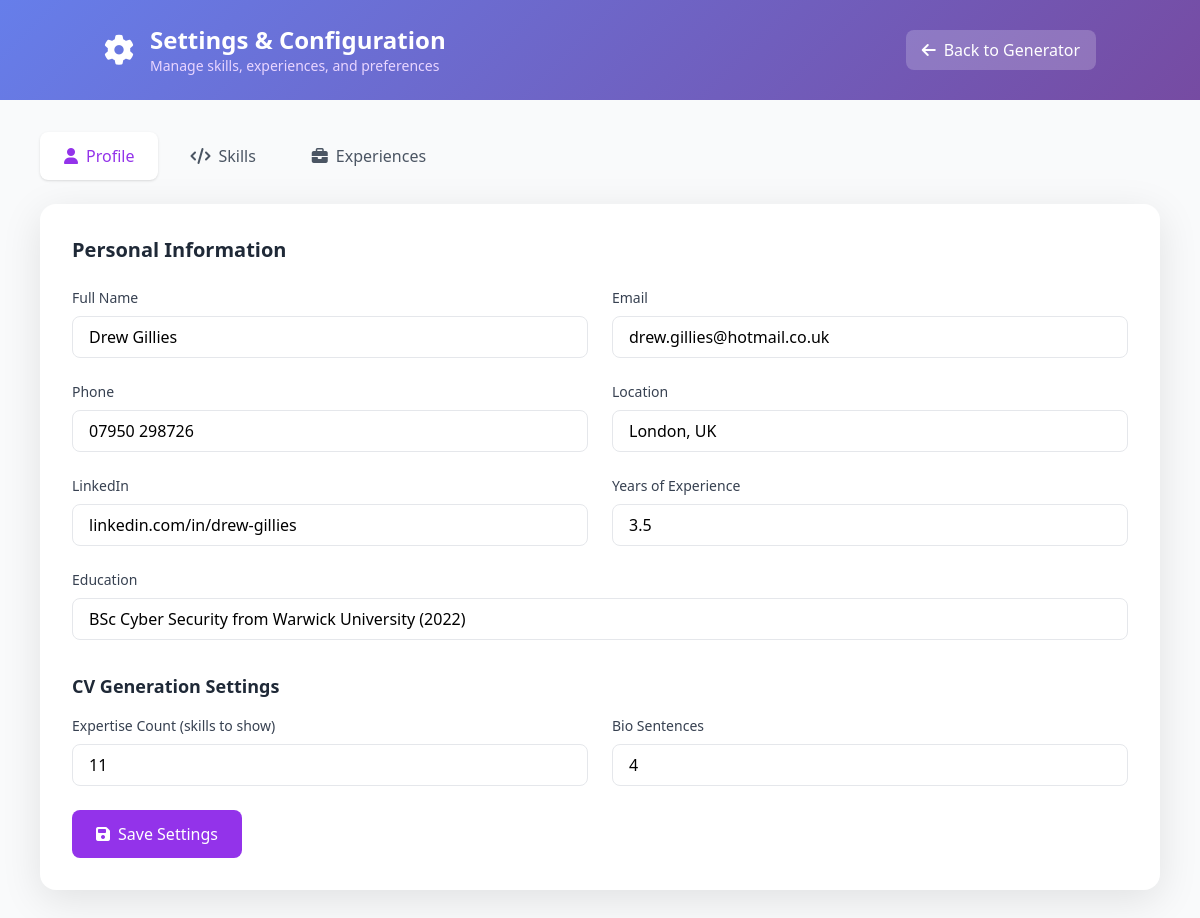
The page /settings on the database its author committed.
### tables this page shows
CREATE TABLE settings (
            key TEXT PRIMARY KEY,
            value TEXT NOT NULL,
            updated_at TIMESTAMP DEFAULT CURRENT_TIMESTAMP
        );

### web_app.py (the view)
@app.route('/settings')
def settings_page():
    settings = get_settings()
    skills = get_all_skills(include_blacklisted=True)
    experiences = get_experiences()
    return render_template('settings.html', settings=settings, skills=skills, experiences=experiences)

### database.py (called while the page is built)
def get_db():
    conn = sqlite3.connect(DATABASE_PATH)
    conn.row_factory = sqlite3.Row
    return conn

def get_all_skills(include_blacklisted=False):
    conn = get_db()
    cursor = conn.cursor()
    if include_blacklisted:
        cursor.execute('SELECT * FROM skills ORDER BY tier, name')
    else:
        cursor.execute('SELECT * FROM skills WHERE is_blacklisted = 0 ORDER BY tier, name')
    skills = cursor.fetchall()
    conn.close()
    grouped = {}
    for skill in skills:
        tier = skill['tier']
        if tier not in grouped:
            grouped[tier] = []
        grouped[tier].append(dict(skill))
    return grouped

def get_experiences():
    conn = get_db()
    cursor = conn.cursor()
    cursor.execute('SELECT * FROM experiences ORDER BY order_index')
    experiences = []
    for exp in cursor.fetchall():
        exp_dict = dict(exp)
        cursor.execute(
            'SELECT * FROM bullet_points WHERE experience_id = ? ORDER BY order_index',
            (exp['id'],)
        )
        exp_dict['bullet_points'] = [dict(bp) for bp in cursor.fetchall()]
        experiences.append(exp_dict)
    conn.close()
    return experiences

def get_settings():
    conn = get_db()
    cursor = conn.cursor()
    cursor.execute('SELECT key, value FROM settings')
    settings = {row['key']: row['value'] for row in cursor.fetchall()}
    conn.close()
    return settings

### templates/settings.html (shortened to what this page needs)
<!DOCTYPE html>
<html lang="en">
<head>
    <script src="https://cdn.tailwindcss.com"></script>
    <link rel="stylesheet" href="https://cdnjs.cloudflare.com/ajax/libs/font-awesome/6.5.1/css/all.min.css">
</head>
<body class="bg-gray-50 min-h-screen">
    <header class="gradient-bg text-white py-6">
        <div class="container mx-auto px-4">
            <div class="flex items-center justify-between">
                <div class="flex items-center gap-4">
                    <i class="fas fa-cog text-3xl"></i>
                    <div>
                        <h1 class="text-2xl font-bold">Settings & Configuration</h1>
                        <p class="text-purple-200 text-sm">Manage skills, experiences, and preferences</p>
                    </div>
                </div>
                <a href="/" class="px-4 py-2 bg-white/20 rounded-lg hover:bg-white/30 transition-all flex items-center gap-2">
                    <i class="fas fa-arrow-left"></i>
                    Back to Generator
                </a>
            </div>
        </div>
    </header>
    <main class="container mx-auto px-4 py-8 max-w-6xl">
        <div class="flex gap-2 mb-6">
            <button onclick="showTab('profile')" id="tab-profile" class="tab-btn px-6 py-3 rounded-lg font-medium bg-white shadow text-purple-600">
                <i class="fas fa-user mr-2"></i>Profile
            </button>
            <button onclick="showTab('skills')" id="tab-skills" class="tab-btn px-6 py-3 rounded-lg font-medium text-gray-600 hover:bg-gray-100">
                <i class="fas fa-code mr-2"></i>Skills
            </button>
            <button onclick="showTab('experiences')" id="tab-experiences" class="tab-btn px-6 py-3 rounded-lg font-medium text-gray-600 hover:bg-gray-100">
                <i class="fas fa-briefcase mr-2"></i>Experiences
            </button>
        </div>
        <div id="panel-profile" class="tab-panel">
            <div class="bg-white rounded-2xl card-shadow p-8">
                <h2 class="text-xl font-semibold text-gray-800 mb-6">Personal Information</h2>
                <div class="grid grid-cols-2 gap-6">
                    <div>
                        <label class="block text-sm font-medium text-gray-700 mb-2">Full Name</label>
                        <input type="text" id="user_name" value="{{ settings.get('user_name', '') }}"
                            class="w-full px-4 py-2 border border-gray-200 rounded-lg focus:border-purple-500 focus:ring-2 focus:ring-purple-200">
                    </div>
                    <div>
                        <label class="block text-sm font-medium text-gray-700 mb-2">Email</label>
                        <input type="email" id="user_email" value="{{ settings.get('user_email', '') }}"
                            class="w-full px-4 py-2 border border-gray-200 rounded-lg focus:border-purple-500 focus:ring-2 focus:ring-purple-200">
                    </div>
                    <div>
                        <label class="block text-sm font-medium text-gray-700 mb-2">Phone</label>
                        <input type="text" id="user_phone" value="{{ settings.get('user_phone', '') }}"
                            class="w-full px-4 py-2 border border-gray-200 rounded-lg focus:border-purple-500 focus:ring-2 focus:ring-purple-200">
                    </div>
                    <div>
                        <label class="block text-sm font-medium text-gray-700 mb-2">Location</label>
                        <input type="text" id="user_location" value="{{ settings.get('user_location', '') }}"
                            class="w-full px-4 py-2 border border-gray-200 rounded-lg focus:border-purple-500 focus:ring-2 focus:ring-purple-200">
                    </div>
                    <div>
                        <label class="block text-sm font-medium text-gray-700 mb-2">LinkedIn</label>
                        <input type="text" id="user_linkedin" value="{{ settings.get('user_linkedin', '') }}"
                            class="w-full px-4 py-2 border border-gray-200 rounded-lg focus:border-purple-500 focus:ring-2 focus:ring-purple-200">
                    </div>
                    <div>
                        <label class="block text-sm font-medium text-gray-700 mb-2">Years of Experience</label>
                        <input type="text" id="years_experience" value="{{ settings.get('years_experience', '') }}"
                            class="w-full px-4 py-2 border border-gray-200 rounded-lg focus:border-purple-500 focus:ring-2 focus:ring-purple-200">
                    </div>
                    <div class="col-span-2">
                        <label class="block text-sm font-medium text-gray-700 mb-2">Education</label>
                        <input type="text" id="education" value="{{ settings.get('education', '') }}"
                            class="w-full px-4 py-2 border border-gray-200 rounded-lg focus:border-purple-500 focus:ring-2 focus:ring-purple-200">
                    </div>
                </div>
                <h3 class="text-lg font-semibold text-gray-800 mt-8 mb-4">CV Generation Settings</h3>
                <div class="grid grid-cols-2 gap-6">
                    <div>
                        <label class="block text-sm font-medium text-gray-700 mb-2">Expertise Count (skills to show)</label>
                        <input type="number" id="expertise_count" value="{{ settings.get('expertise_count', '14') }}"
                            class="w-full px-4 py-2 border border-gray-200 rounded-lg focus:border-purple-500 focus:ring-2 focus:ring-purple-200">
                    </div>
                    <div>
                        <label class="block text-sm font-medium text-gray-700 mb-2">Bio Sentences</label>
                        <input type="number" id="bio_sentences" value="{{ settings.get('bio_sentences', '3') }}"
                            class="w-full px-4 py-2 border border-gray-200 rounded-lg focus:border-purple-500 focus:ring-2 focus:ring-purple-200">
                    </div>
                </div>
                <button onclick="saveSettings()" class="mt-6 px-6 py-3 bg-purple-600 text-white font-medium rounded-lg hover:bg-purple-700 transition-all">
                    <i class="fas fa-save mr-2"></i>Save Settings
                </button>
            </div>
        </div>
    </main>
</body>
</html>

### templates/settings.html (style rules this page uses)
.gradient-bg { background: linear-gradient(135deg, #667eea 0%, #764ba2 100%); }
.card-shadow { box-shadow: 0 10px 40px rgba(0, 0, 0, 0.1); }

### rows shown on the page
settings: get "Drew Gillies"
settings: get "drew.gillies@hotmail.co.uk"
settings: get "07950 298726"
settings: get "London, UK"
settings: get "linkedin.com/in/drew-gillies"
settings: get "3.5"
settings: get "BSc Cyber Security from Warwick University (2022)"
settings: get "11"
